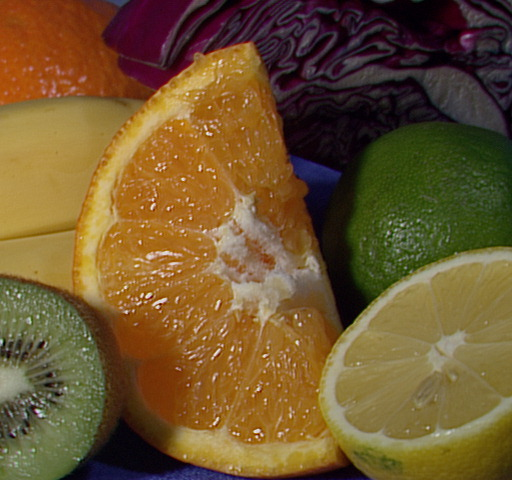
//> input picture Image_Read/fruits.jpg, 512 x 480 px
$ ./Threshold ../Image_Read/fruits.jpg   (built with g++ and OpenCV 4)
//> lines starting //> are read from the running program, lines starting //| are printed output that depends on the picture; after the words box and inside, x2 and y2 are one past the last pixel; in counts of white or black regions, pixels touching at a corner belong together
// [25 lines of licence text are left out]

#include <opencv2/opencv.hpp>
#include <opencv2/highgui.hpp>
#include <iostream>

using namespace cv;
using namespace std;

int main(int argc, char** argv) {

  if(argc != 2) {
    cerr << argv[0] << ": "
	 << "got " << argc-1 << " arguments. Expecting one: an image."
	 << endl ;
    return(-1);
  }

  Mat inputImage = imread(argv[1], IMREAD_UNCHANGED);  // Read the image
//> inputImage is the input picture: 480 rows x 512 cols, CV_8UC3; mean B, G, R 46.2, 85.6, 110.8
  if(inputImage.empty()) {
    cerr <<  "Could not open or find the image " << argv[1] << endl ;
    return(-1);
  }

  namedWindow("input",WINDOW_AUTOSIZE);
  imshow("input", inputImage);
  int rows = inputImage.rows;
//> rows = 480
  int cols = inputImage.cols;
//> cols = 512

  // Make sure image is gray level
  Mat grayImage(rows, cols, CV_8UC1);
  if(inputImage.type() == CV_8UC1) grayImage = inputImage;
  else {
    if(inputImage.type() == CV_8UC3){
      cout << "Convert color image to grayscale." << "\n" ;
      cvtColor(inputImage, grayImage, COLOR_BGR2GRAY);
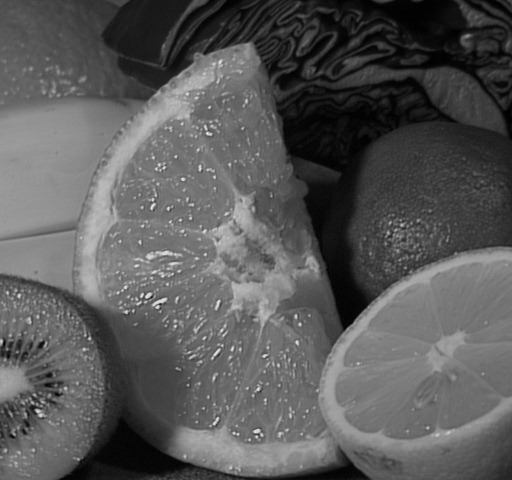
//> grayImage: 480 rows x 512 cols, CV_8UC1; min 0, max 238, mean 88.7
    } else {
      cerr <<  "Can't deal with image " << argv[1] << endl ;
      return(-1);
    }
  }
  imshow("grayImage", grayImage);

  // Compute the histogram
  int hist[256];
  for(int k = 0 ; k < 256 ; k++) hist[k] = 0;
  for(int i = 0 ; i < rows ; i++)
    for(int j = 0 ; j < cols ; j++)
      hist[grayImage.at<uchar>(i,j)]++;
//> after the loop, hist = 256 values, max 2883 at index 116, min 0 at index 232, mean 960

  // Print the histogram
  for(int i=0 ; i<256 ; i++){
	  cout << hist[i] << " ";
  }
//> this loop made 256 passes
//| 15 191 782 1009 1367 1843 2190 2032
//> (output is shown up to pass 8 of 256)

  // Use the histogram to compute threshold value t.
  double E,Emin;
  int tmin;
  double q1,q2;
  double chi,hchi;
  double num1,denom1;
  double num2,denom2;

  for(int t=1 ; t<256 ; t++){
	  num1=0,denom1=0;
	  num2=0,denom2=0;
	  E=0.0;

	  //For the given t, calculate q1
	  for(int j=0; j<t; j++){
		  chi=j;
		  hchi=hist[j];
		  num1+=chi*hchi;
		  denom1+=hchi;
	  }
	  if(denom1>=0.0000001||denom1<-0.0000001){
		  q1=num1/denom1;
		  cout << "q1 " << q1 << endl;
	  }else{
		  cout << "Problem with denom1." << endl;
		  q1=999999;
	  }

	  //For the given t, calculate q2
	  for(int j=t; j<256; j++){
		  chi=j;
		  hchi=hist[j];
		  num2+=chi*hchi;
		  denom2+=hchi;
	  }

	  if(denom2>=0.0000001||denom2<-0.0000001){
		  q2=num2/denom2;
		  cout << "q2 " << q2 << endl;
	  }else{
		  cout << "Problem with denom2." << endl;
		  q2=999999;
	  }

	  //For the given t, calculate the first summation for E
	  for(int j=0; j<t; j++){
		  chi=j;
		  hchi=hist[j];
//		  cout << "E+= " << pow((chi-q2),2)*hchi << endl;
		  E+=pow((chi-q1),2)*hchi;
	  }

	  //For a given t, calculate the second summation for E
	  for(int j=t; j<256; j++){
		  chi=j;
		  hchi=hist[j];
// 		  cout << "E+= " << pow((chi-q2),2)*hchi << endl;
		  E+=pow((chi-q2),2)*hchi;
	  }

	  //Compare computed E(t,q1,q2) to Emin. If less then store off t and E as tmin and Emin
	  if(t==1){
		  cout << "E = " << E << endl;
		  Emin=E;
		  tmin=t;
		  cout << "t = " << t << " and Emin = " << Emin << endl;
	  }else{
		  if(E<Emin){
			  Emin=E;
			  tmin=t;
			  cout << "t = " << t << " and Emin = " << Emin << endl;
		  }else{
			  cout << "E > Emin " << endl;
			  cout << "t = " << t << " and E = " << E << " and Emin = " << Emin << endl;
		  }
	  }
  //Loop back for all t values
  }
//> this loop made 255 passes
//> (chi, hchi, num1, denom1, q1, num2, denom2, q2) on passes 1 to 12: (255, 0, 0, 15, 0, 21791139, 245745, 88.67), (255, 0, 191, 206, 0.927, 21790948, 245554, 88.74), (255, 0, 1755, 988, 1.78, 21789384, 244772, 89.02), (255, 0, 4782, 1997, 2.39, 21786357, 243763, 89.38), (255, 0, 10250, 3364, 3.05, 21780889, 242396, 89.86), (255, 0, 19465, 5207, 3.74, 21771674, 240553, 90.51), (255, 0, 32605, 7397, 4.41, 21758534, 238363, 91.28), (255, 0, 46829, 9429, 4.97, 21744310, 236331, 92.01), (255, 0, 60541, 11143, 5.43, 21730598, 234617, 92.62), (255, 0, 73924, 12630, 5.85, 21717215, 233130, 93.15), (255, 0, 87794, 14017, 6.26, 21703345, 231743, 93.65), (255, 0, 103491, 15444, 6.7, 21687648, 230316, 94.16)
//> (chi, hchi, num1, denom1) on pass 42: (41, 936, 928614, 47849)
//| q1 0
//| q2 88.6738
//| E = 5.14584e+08
//| t = 1 and Emin = 5.14584e+08
//> (the first 4 of 25 printed lines)
//> (output is shown up to pass 8 of 255)

  cout << "Threshold value is " << tmin << endl;
//| Threshold value is 83
  cout << "Threshold energy is " << Emin << endl;
//| Threshold energy is 1.33553e+08

  Mat thresholdedImage(rows, cols, CV_8UC1);
  threshold(grayImage, thresholdedImage, tmin, 255, THRESH_BINARY);
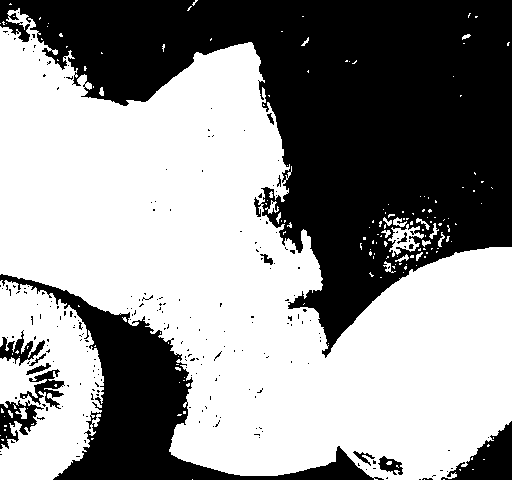
//> thresholdedImage: 480 rows x 512 cols, CV_8UC1; 57.5% white; 226 black regions (211 under 20 px), largest, box (x1, y1, x2, y2) and area: (0, 0, 512, 358) 81842, (0, 274, 384, 480) 17100, (441, 421, 512, 480) 1973
  imshow("thresholded Image", thresholdedImage);

  waitKey(0); // Wait for a keystroke
  return(0);
}
